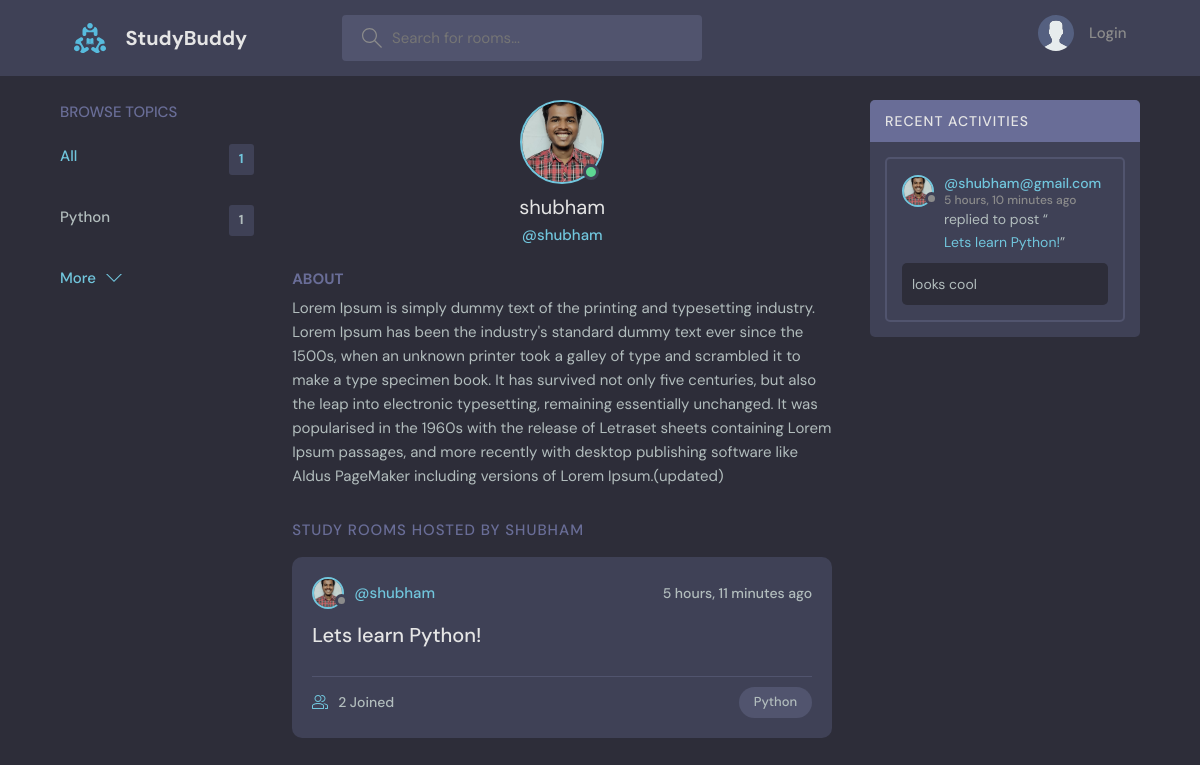
Page /profile/1/ on the committed database.
### base/models.py (models this page shows, shortened)
class Topic(models.Model):
    name = models.CharField(max_length=200)

class User(AbstractUser):
    name = models.CharField(max_length=200, null=True)
    email = models.EmailField(unique=True, null=True)
    bio = models.TextField(null=True)
    avatar=models.ImageField(null=True,default='avatar.svg')
    USERNAME_FIELD = 'email'
    REQUIRED_FIELDS = []

class Room(models.Model):
    host = models.ForeignKey(User, on_delete=models.SET_NULL, null=True)
    topic = models.ForeignKey(Topic, on_delete=models.SET_NULL, null=True)
    name = models.CharField(max_length=200)
    description = models.TextField(null=True, blank=True)
    participants = models.ManyToManyField(User, related_name='participants', blank=True)
    updated = models.DateTimeField(auto_now=True)
    created = models.DateTimeField(auto_now_add=True)
    class Meta:
        ordering = ['-updated', '-created']
    def __str__(self):
        return self.name

class Message(models.Model):
    user = models.ForeignKey(User, on_delete=models.CASCADE)
    room = models.ForeignKey(Room, on_delete=models.CASCADE)
    body = models.TextField()
    updated = models.DateTimeField(auto_now=True)
    created = models.DateTimeField(auto_now_add=True)
    class Meta:
        ordering = ['-updated', '-created']

### base/views.py (the view)
# urls.py: path('profile/<str:pk>/',views.userProfile,name='user-profile'),
def userProfile(request, pk):
    user = User.objects.get(id=pk)
    rooms = user.room_set.all()
    room_messages = user.message_set.all()
    topics = Topic.objects.all()
    context = {'user': user, 'rooms': rooms, 'room_messages': room_messages,
               'topics': topics}
    return render(request, 'base/profile.html', context)

### base/templates/base/profile.html (shortened to what this page needs)
{% extends 'main.html' %}
{% block content %}
  <main class="profile-page layout layout--3">
    <div class="container">
      {% include 'base/topic_component.html' %}
      <div class="roomList">
        <div class="profile">
          <div class="profile__avatar">
            <div class="avatar avatar--large active">
              <img src="{{user.avatar.url}}" />
            </div>
          </div>
          <div class="profile__info">
            <h3>{{user.username}}</h3>
            <p>@{{user.username}}</p>
          </div>
          <div class="profile__about">
            <h3>About</h3>
            <p>
              {{user.bio}}
            </p>
          </div>
        </div>
        <div class="roomList__header">
          <div>
            <h2>Study Rooms Hosted by {{user.username}}</a>
            </h2>
          </div>
        </div>
        {% include 'base/feed_component.html' %}
      </div>
      {% include 'base/activity_component.html' %}
    </div>
  </main>
{% endblock content %}

### templates/main.html (shortened to what this page needs)
<!DOCTYPE html>
{% load static %}
<html lang="en">
  <head>
    <link rel="stylesheet" href="{% static 'styles/style.css' %}" />
  </head>
  <body>
    {% include 'navbar.html' %}
    {% block content %}
    {% endblock %}
  </body>
</html>

### templates/navbar.html (shortened to what this page needs)
{% load static %}
<header class="header header--loggedIn">
      <div class="container">
        <a href="{% url 'home' %}" class="header__logo">
          <img src="{% static 'images/logo.svg' %}" />
          <h1>StudyBuddy</h1>
        </a>
        <form class="header__search" method="GET" action="{% url 'home' %}">
          <label>
            <input name="q" placeholder="Search for rooms..." />
          </label>
        </form>
        <nav class="header__menu">
          {% if request.user.is_authenticated %}
          <div class="header__user">
            <a href="{% url 'update-user' %}">
              <div class="avatar avatar--medium active">
                <img src="{{request.user.avatar.url}}" />
              </div>
              <p>{{request.user.username}} <span>@{{request.user.username}}</span></p>
            </a>
            <button class="dropdown-button">
              <svg version="1.1" xmlns="http://www.w3.org/2000/svg" width="32" height="32" viewBox="0 0 32 32">
                <title>chevron-down</title>
                <path d="M16 21l-13-13h-3l16 16 16-16h-3l-13 13z"></path>
              </svg>
            </button>
          </div>
          {% else %}
          <a href="{% url 'login' %}">
            <img src="{% static 'images/avatar.svg' %}" />
            <p>Login</p>
          </a>
          {% endif %}
        </nav>
      </div>
    </header>

### base/templates/base/topic_component.html
<div class="topics">
          <div class="topics__header">
            <h2>Browse Topics</h2>
          </div>
          <ul class="topics__list">
            <li>
              <a href="{% url 'home' %}" class="active">All <span>{{topics.count}}</span></a>
            </li>
            {% for topic in topics %}
            <li>
              <a href="{% url 'home' %}?q={{topic.name}}">{{topic.name}}<span>{{topic.room_set.all.count}}</span></a>
            </li>
            {% endfor %}
          </ul>
          <a class="btn btn--link" href="{% url 'topics' %}">
            More
            <svg version="1.1" xmlns="http://www.w3.org/2000/svg" width="32" height="32" viewBox="0 0 32 32">
              <title>chevron-down</title>
              <path d="M16 21l-13-13h-3l16 16 16-16h-3l-13 13z"></path>
            </svg>
          </a>
</div>

### base/templates/base/feed_component.html (shortened to what this page needs)
{% for room in rooms %}
<div class="roomListRoom">
            <div class="roomListRoom__header">
              <a href="{% url 'user-profile' room.host.id %}" class="roomListRoom__author">
                <div class="avatar avatar--small">
                  <img src="{{room.host.avatar.url}}" />
                </div>
                <span>@{{room.host.username}}</span>
              </a>
              <div class="roomListRoom__actions">
                <span>{{room.created|timesince}} ago</span>
              </div>
            </div>
            <div class="roomListRoom__content">
              <a href="{% url 'room' room.id %}">{{room.name}}</a>
            </div>
            <div class="roomListRoom__meta">
              <a href="{% url 'room' room.id %}" class="roomListRoom__joined">
                {{room.participants.all.count}} Joined
              </a>
              <p class="roomListRoom__topic">{{room.topic.name}}</p>
            </div>
          </div>
{% endfor %}

### base/templates/base/activity_component.html (shortened to what this page needs)
<div class="activities">
          <div class="activities__header">
            <h2>Recent Activities</h2>
          </div>
          {% for message in room_messages%}
          <div class="activities__box">
            <div class="activities__boxHeader roomListRoom__header">
              <a href="{% url 'user-profile' message.user.id %}" class="roomListRoom__author">
                <div class="avatar avatar--small">
                  <img src="{{message.user.avatar.url}}" />
                </div>
                <p>
                  @{{message.user}}
                  <span>{{message.created|timesince}} ago</span>
                </p>
              </a>
            </div>
            <div class="activities__boxContent">
              <p>replied to post “<a href="{% url 'room' message.room.id %}">{{message.room}}</a>”</p>
              <div class="activities__boxRoomContent">
                {{message.body}}
              </div>
            </div>
          </div>
          {% endfor %}
        </div>

### rows in the picture
Topic: name "Python", room_set.all.count "1"
User: avatar (picture), username "shubham", bio "Lorem Ipsum is simply dummy text of the printing and typesetting industry. Lorem Ipsum has been the industry's standard dummy text ever since the 1500s, when an unknown printer took a galley of type and scrambled it to make a type specimen book. It has survived not only five centuries, but also the leap into electronic typesetting, remaining essentially unchanged. It was popularised in the 1960s with the release of Letraset sheets containing Lorem Ipsum passages, and more recently with desktop publishing software like Aldus PageMaker including versions of Lorem Ipsum.(updated)", username "SHUBHAM"
Room: host.avatar (picture), host.username "shubham", created "5 hours, 11 minutes", name "Lets learn Python!", participants.all.count "2", topic.name "Python"
Message: user.avatar (picture), user "shubham@gmail.com", created "5 hours, 10 minutes", room "Lets learn Python!", body "looks cool"

### other values in the picture
{{ topics.count }} "1"
